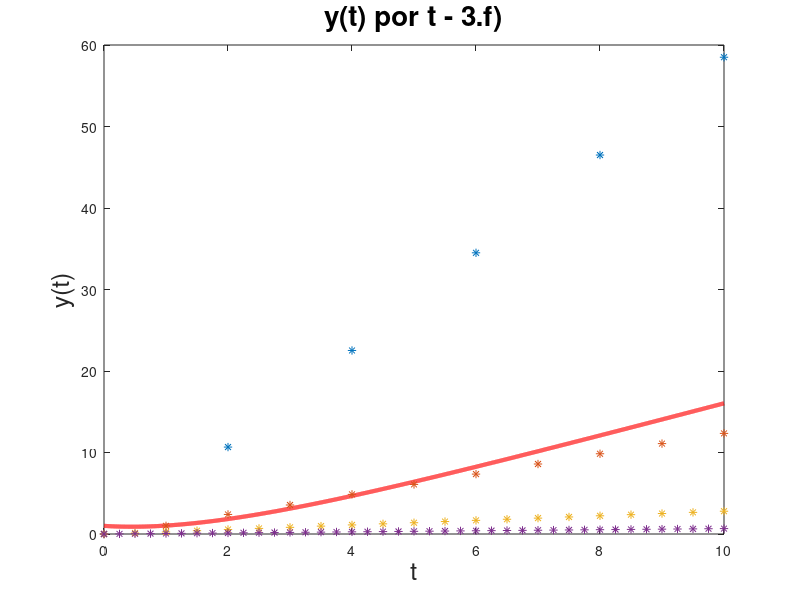

The MATLAB script that drew this image:
%% Questão 3 f)
%% Trabalho 5 - Sinais e Sistemas

%Questão 3.a)
% Intervalo
dt = 0.001;

% Dados basicos
t = 0:dt:10 - dt; x = 2 * t - 4 + 5*exp(-1/2 * t);
plot (t, x, "r", "linewidth", 3), hold on

T = 2          %% Valor inicial do periodo
for j=0:3
  %% Coeficientes
  p = (T - 4) / (T + 4);
  A = (T^2 * (1 + p)) / (1 - p)^2;
  B = -A;
  C = (2*T^2) / (1 - p);

  k = 0:T:10;
  y = (A * p.^k) + B  + C * k;
  plot(k, y, "*"), hold on
  T = T / 2;    %% Mudanca no periodo segue um padrao
endfor

title("y(t) por t - 3.f)", "fontsize", 20), xlabel("t", "fontsize", 18), ylabel("y(t)", "fontsize", 18);
